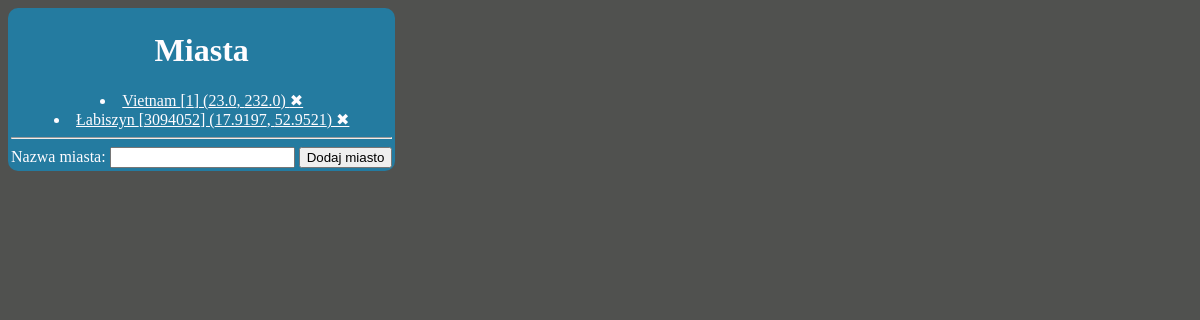
The app's page /, older data.
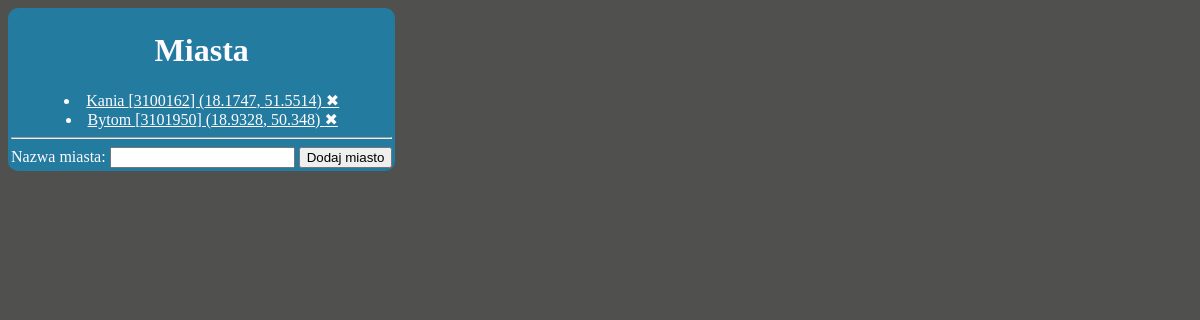
The same page, newer data.
### weather_stats/models.py (models this page shows, shortened)
class City(models.Model):
    name = models.CharField(max_length=254)
    cityid = models.IntegerField()
    coordlon = models.FloatField()
    coordlat = models.FloatField()

### weather_stats/views.py (the view)
# urls.py: path('', views.index, name='index'),
def index(request):
    miasta = City.objects.all()
    data = {
        'City' : miasta
    }
    return render(request, 'weather_stats/index.html', data)

### weather_stats/templates/weather_stats/index.html (shortened to what this page needs)
{% extends "weather_stats/base.html" %}
{% block body %}
    <h1>Miasta</h1>
    {% for post in City %}
        <li>
            <a href="{{post.id}}">
                {{post.name}} [{{post.cityid}}] ({{post.coordlon}}, {{post.coordlat}})
            </a>
            <a href="/del/{{post.id}}">&#10006;</a>
        </li>
    {% endfor %}
     <hr>
    <form action="{%url 'importapi:importdataapi' %}" method="POST">
    <label>Nazwa miasta:</label>
    <input type="text" id="wpisane_miasto" name="wpisane_miasto">
    <input type="submit" value="Dodaj miasto">
    </form>
{% endblock %}

Row changes from the older to the newer data that the page shows:
removed City: name "Vietnam", cityid "1", coordlon "23.0", coordlat "232.0"
removed City: name "Łabiszyn", cityid "3094052", coordlon "17.9197", coordlat "52.9521"
added City: name "Kania", cityid "3100162", coordlon "18.1747", coordlat "51.5514"
added City: name "Bytom", cityid "3101950", coordlon "18.9328", coordlat "50.348"
